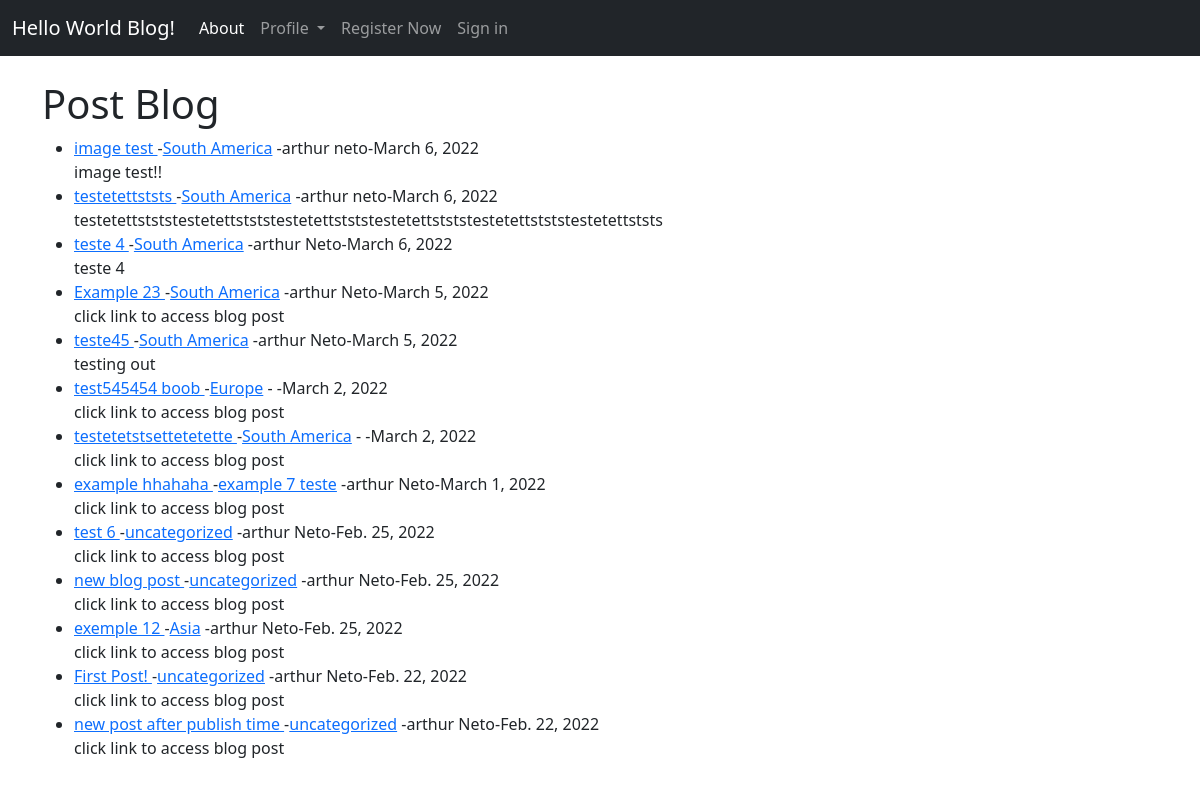
Before: / with the older database file.
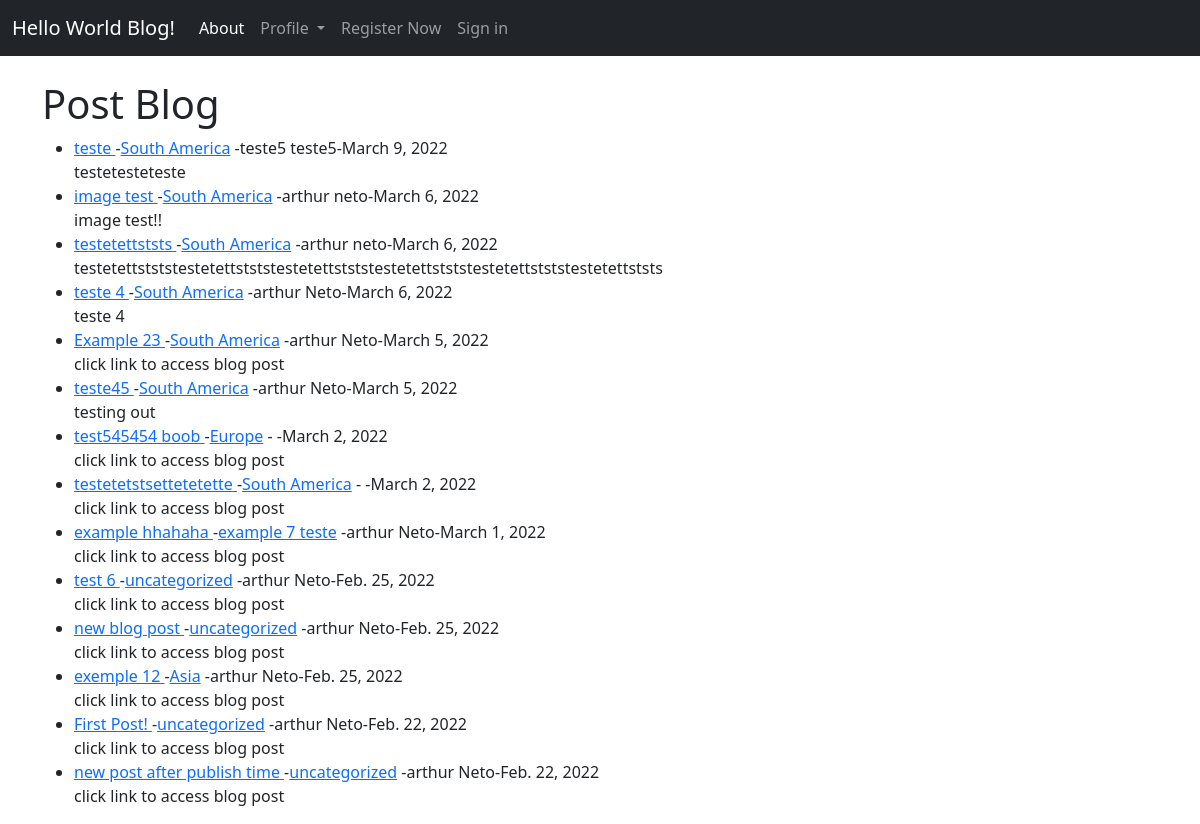
After: the same page with the newer database file.
### world/models.py (models this page shows, shortened)
class Post(models.Model):
    title = models.CharField(max_length=255)
    title_tag = models.CharField(max_length=255)
    header_img = models.ImageField(null=True, blank=True, upload_to="images/")
    author = models.ForeignKey(User, on_delete=models.CASCADE)
    likes = models.ManyToManyField(User, related_name='post_blog')
    category = models.CharField(max_length=255, default='uncategorized')
    body = RichTextField(blank=True, null=True)
    publish_date =  models.DateField(auto_now_add=True)
    article_snippet = models.CharField(max_length=255, default='')

### world/views.py (the view)
# urls.py: path('', IndexView.as_view(), name="index"),
class IndexView(ListView):
    model = Post
    template_name = 'index.html'
    ordering = ['-publish_date']
    caty = Category.objects.all()
    def get_context_data(self, *args, **kwargs):
        caty_menu = Category.objects.all()
        context = super(IndexView, self).get_context_data(*args, **kwargs)
        context["caty_menu"] = caty_menu
        return context

### world/templates/index.html (shortened to what this page needs)
{% extends 'base.html' %}
{% block content %}
<h1>Post Blog</h1>
<ul>
    {% for post in object_list %}
    <li><a href="{% url 'details-article' post.pk %}">
        {{ post.title }} </a>
        -<a href="{% url 'category' post.category|slugify %}">{{ post.category }}</a>
        -{{ post.author.first_name }} {{ post.author.last_name }}-{{ post.publish_date }}
        </small><br/>
        {{ post.article_snippet }}
        <br/>
{% endfor%}
</ul>
{% endblock %}

### world/templates/base.html (shortened to what this page needs)
<!doctype html>
<html lang="en">
  <head>
    <link href="https://cdn.jsdelivr.net/npm/bootstrap@5.1.3/dist/css/bootstrap.min.css" rel="stylesheet">
  </head>
  <body>
    <nav class="navbar navbar-expand-lg navbar-dark bg-dark">
      <div class="container-fluid">
        <a class="navbar-brand" href="{% url 'index' %}">Hello World Blog!</a>
        <div class="collapse navbar-collapse" id="navbarText">
          <ul class="navbar-nav me-auto mb-2 mb-lg-0">
            <li class="nav-item">
              <a class="nav-link active" aria-current="page" href="#">About</a>
            </li>
            {% if caty_menu %}
              <li class="nav-item dropdown">
                <a class="nav-link dropdown-toggle" href="#" id="navbarDropdown" role="button" data-bs-toggle="dropdown" aria-expanded="false">
                  Profile
                </a>
              </li>
            {% endif %}
            {% if user.is_authenticated %}
              <li class="nav-item">
                <a class="nav-link" href="{% url 'post' %}">Post your message</a>
              </li>
              <li class="nav-item">
                <a class="nav-link" href="{% url 'create_category' %}">Create New Category</a>
              </li>
            </li>
              <li class="nav-item">
                <a class="nav-link" href="{% url 'logout' %}">Logout</a>
              </li>
            {% else %}
              <li class="nav-item">
                <a class="nav-link" href="{% url 'register' %}">Register Now</a>
              </li>
              <li class="nav-item">
                <a class="nav-link" href="{% url 'login' %}">Sign in</a>
              </li>
            {% endif %}
          </ul>
        </div>
      </div>
    </nav>
  <br/>
    <div class="container">
        {% block content %}
        {% endblock %}
    </div>
  </body>
</html>

Changed rows visible on the page:
added Post: title "teste", category "South America", author.first_name "teste5", author.last_name "teste5", publish_date "March 9, 2022", article_snippet "testetesteteste"
